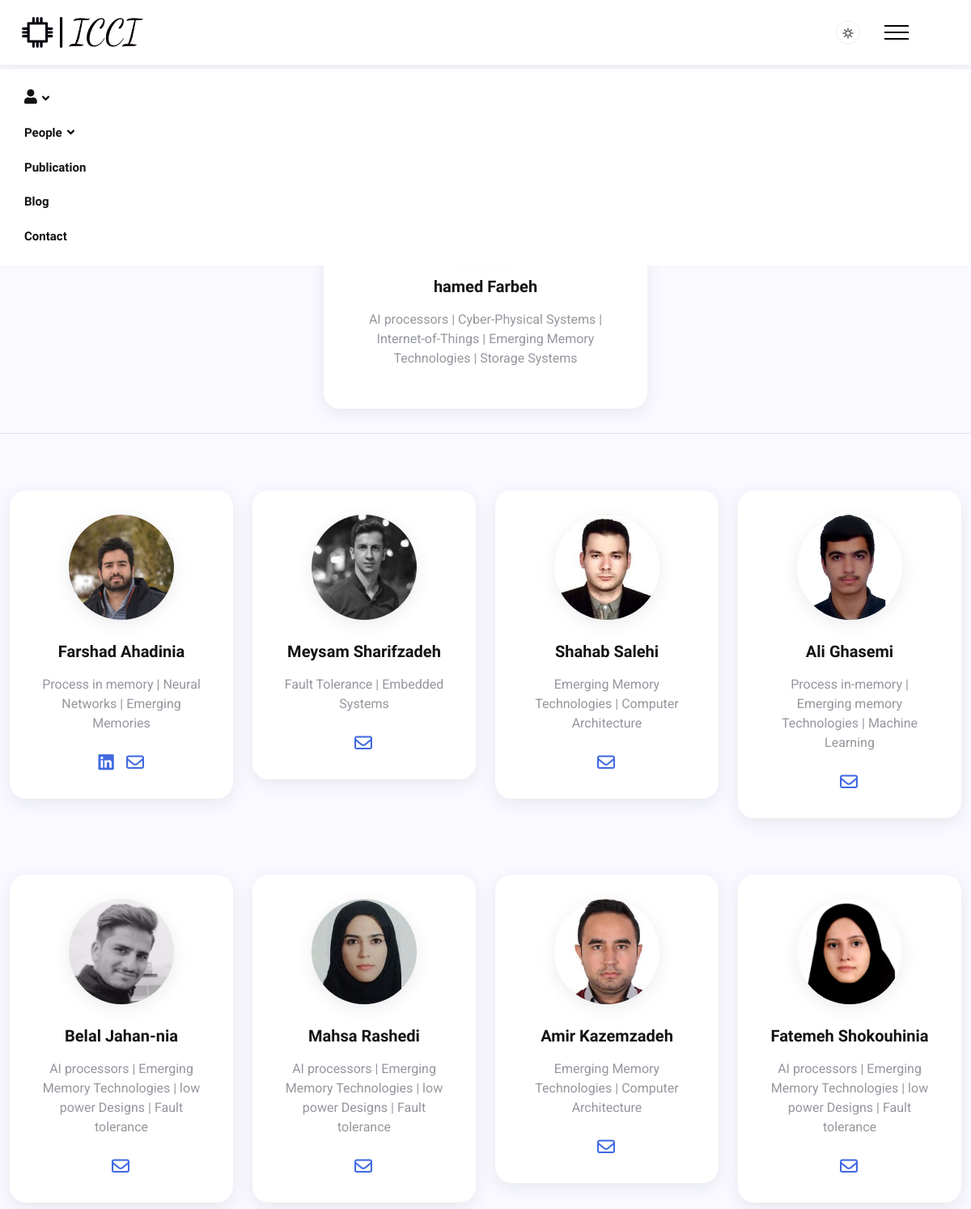
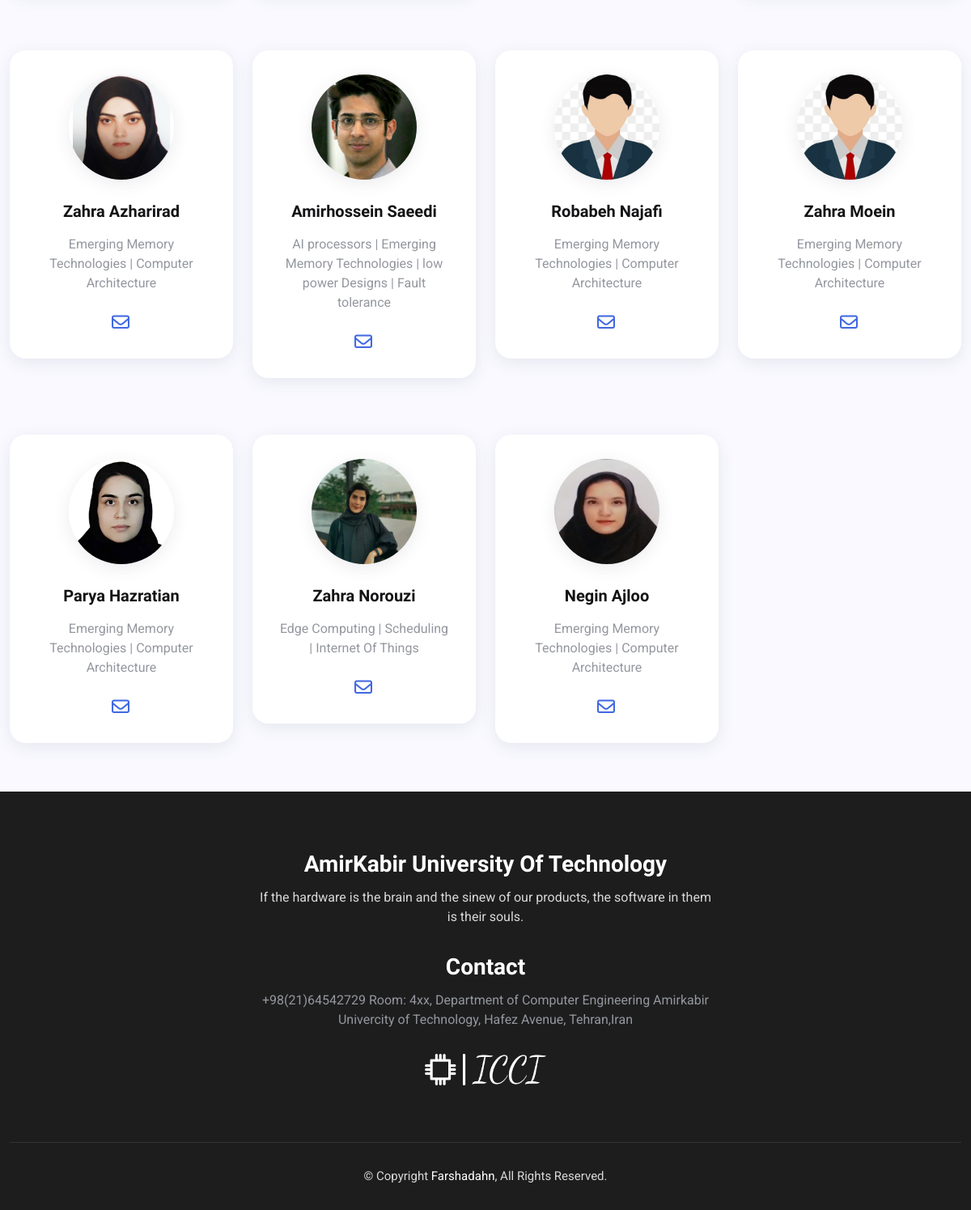
The page /accounts/alumni on the database its author committed (2 pictures, top to bottom).
### accounts/models.py (models this page shows, shortened)
class CustomUser(AbstractUser):
    STATUS = (
        ('current', 'current'),
        ('Alumni', 'Alumni')
    )
    STUDENT_LEVEL = (
        ('Bachelors', 'Bs'),
        ('Master', 'Ms'),
        ('PHD', 'PHD'),
    )
    USER_ROLE = (
        ('student', 'student'),
        ('head', 'head'),
        ('admin', 'admin')
    )
    status = models.CharField(max_length=8, choices=STATUS, blank=True, null=True)
    position = models.CharField(max_length=512, blank=True, null=True)
    student_level = models.CharField(max_length=11, choices=STUDENT_LEVEL, blank=True, null=True)
    professor_verification = models.BooleanField(default=False)
    user_image = models.ImageField(blank=True, upload_to='users', default='img/user/avatar.jpg')
    linkedin_url = models.CharField(max_length=512, blank=True, null=True)
    telegram_url = models.CharField(max_length=512, blank=True, null=True)
    user_role = models.CharField(max_length=10, choices=USER_ROLE, default=USER_ROLE[0])
    bio = models.CharField(max_length=256, blank=True, null=True)

### accounts/views.py (the view)
# urls.py: path('alumni', views.AlumniView.as_view(), name='alumni'),
class AlumniView(generic.TemplateView):
    template_name = 'members/Alumni.html'

### accounts/templatetags/account_tags.py (called while the page is built)
@register.inclusion_tag('members/head_info.html')
def get_head_info():
    head_info = CustomUser.objects.filter(user_role='head').first()
    return {'head_info': head_info}

@register.inclusion_tag('members/alumni_info.html')
def get_alumni_info():
    alumni_info = CustomUser.objects.filter(status='Alumni', student_level='Master')
    return {'alumni_info': alumni_info}

### templates/members/Alumni.html (shortened to what this page needs)
{% extends '_base.html' %}
{% load static %}
{% load account_tags %}
{% block content %}
    <main class="main">
        <section class="mt-70  mb-30">
            <div class="container-fluid">
                <div class="row">
                    <div class="widget my_widget">
                        {% get_head_info %}
                    </div>
                    <hr class="mt-30 mb-30">
                    {% get_alumni_info %}
                </div>
            </div>
        </section>
    </main>
{% endblock %}

### templates/members/head_info.html (shortened to what this page needs)
{% load static %}
<div class="widget-author">
    <div class="author-img">
        <a href="author.html" class="image">
        </a>
    </div>
    <div class="author-content">
        <h6 class="name"> {{ head_info.first_name }} {{ head_info.last_name }}</h6>
        <p class="bio">
            {{ head_info.bio }}
        </p>
    </div>
</div>

### templates/members/alumni_info.html (shortened to what this page needs)
{% load static %}
{% for alumni_member in alumni_info %}
    <div class="col-xl-3 col-lg-3 col-md-4 col-sm-6  mt-40">
        <div class="widget">
            <div class="widget-author">
                <div class="author-img">
                    <a href="author.html" class="image">
                        <img src="{{ alumni_member.user_image.url }}" alt="">
                    </a>
                </div>
                <div class="author-content">
                    <h6 class="name">{{ alumni_member.first_name }} {{ alumni_member.last_name }}</h6>
                    <p class="bio">
                        {{ alumni_member.bio }}
                    </p>
                    <div class="social-media">
                        <ul class="list-inline">
                            {% if alumni_member.linkedin_url is not None %}
                                <li>
                                    <a href="{{ alumni_member.linkedin_url }}" class="color-linkedin">
                                        <i class="fab la-linkedin color-linkedin"></i>
                                    </a>
                                </li>
                            {% endif %}
                            {% if alumni_member.email is not None %}
                                <li>
                                    <a href="{{ alumni_member.email }}" class="color-telegram">
                                        <i class="fa-regular fa-envelope color-telegram"></i>
                                    </a>
                                </li>
                            {% endif %}
                        </ul>
                    </div>
                </div>
            </div>
        </div>
    </div>
{% endfor %}

### assets/css/style.css (style rules this page uses)
* { margin: 0; padding: 0; font-family: inherit; outline: none !important; list-style: none !important; }
*:after, *:before { -webkit-box-sizing: border-box; box-sizing: border-box; padding: 0; margin: 0; }
html { scroll-behavior: smooth; }
body { font-family: "Roboto", sans-serif; font-size: 16px; background-color: #F9F9FF; color: #94979e; font-weight: 400; position: relative; }
h1, h2, h3, h4, h5, h6 { font-family: "Inter Tight", sans-serif; font-weight: 900; line-height: 1.4; color: #131315; margin: 0; }
h6 { font-size: 18px; }
.color-linkedin, .color-telegram { color: #4169E1 !important; font-size: 22px !important; }
p:first-letter, h5:first-letter { text-transform: capitalize; }
a { text-decoration: none; color: inherit; }
img { max-width: 100%; height: auto; }
ul { margin-bottom: 0; padding-left: 0; }
.list-inline li { display: inline-block; }
.container-fluid { max-width: 1350px; }
.main { margin-top: 84px; border-top: 1px solid #F9F9FF; }
.social-media a { width: 30px; height: 30px; border-radius: 50%; display: block; text-align: center; margin-right: 2px; -webkit-transition: all 0.5s ease-in-out; transition: all 0.5s ease-in-out; }
.social-media a i { font-size: 13px; line-height: 30px; color: #ffffff; }
.mb-30 { margin-bottom: 30px; }
.mt-70 { margin-top: 70px; }
.mt-40 { margin-top: 40px; }
.mt-30 { margin-top: 30px; }
.widget { background-color: #ffffff; padding: 30px; border-radius: 20px; margin-bottom: 30px; -webkit-box-shadow: 0px 5px 20px 0px rgba(69, 67, 96, 0.1); box-shadow: 0px 5px 20px 0px rgba(69, 67, 96, 0.1); }
.my_widget { width: 400px; justify-content: center; margin: auto; }
.widget-author { text-align: center; }
.widget-author .author-img { margin-bottom: 25px; position: relative; }
.widget-author .author-img img { width: 130px; height: 130px; border-radius: 50%; -o-object-fit: cover; object-fit: cover; -webkit-box-shadow: 0px 5px 20px 0px rgba(69, 67, 96, 0.1); box-shadow: 0px 5px 20px 0px rgba(69, 67, 96, 0.1); }
.widget-author .author-content .name { font-size: 20px; text-align: center; margin-bottom: 15px; font-weight: 900; }
.widget-author .author-content .bio { text-align: center; margin-bottom: 20px; }

### assets/css/custom.css (style rules this page uses)
.my_widget { width: 400px; justify-content: center; margin: auto; }

### rows shown on the page
CustomUser: first_name "hamed", last_name "Farbeh", bio "AI processors | Cyber-Physical Systems | Internet-of-Things | Emerging Memory Technologies | Storage Systems"
CustomUser: user_image (picture), first_name "Farshad", last_name "Ahadinia", bio "Process in memory | Neural Networks | Emerging Memories"
CustomUser: user_image (picture), first_name "Meysam", last_name "Sharifzadeh", bio "Fault Tolerance | Embedded Systems"
CustomUser: user_image (picture), first_name "Shahab", last_name "Salehi", bio "Emerging Memory Technologies | Computer Architecture"
CustomUser: user_image (picture), first_name "Ali", last_name "Ghasemi", bio "Process in-memory | Emerging memory Technologies | Machine Learning"
CustomUser: user_image (picture), first_name "Belal", last_name "Jahan-nia", bio "AI processors | Emerging Memory Technologies | low power Designs | Fault tolerance"
CustomUser: user_image (picture), first_name "Mahsa", last_name "Rashedi", bio "AI processors | Emerging Memory Technologies | low power Designs | Fault tolerance"
CustomUser: user_image (picture), first_name "Amir", last_name "Kazemzadeh", bio "Emerging Memory Technologies | Computer Architecture"
CustomUser: user_image (picture), first_name "Fatemeh", last_name "Shokouhinia", bio "AI processors | Emerging Memory Technologies | low power Designs | Fault tolerance"
CustomUser: user_image (picture), first_name "Zahra", last_name "Azharirad", bio "Emerging Memory Technologies | Computer Architecture"
CustomUser: user_image (picture), first_name "Amirhossein", last_name "Saeedi", bio "AI processors | Emerging Memory Technologies | low power Designs | Fault tolerance"
CustomUser: user_image (picture), first_name "Robabeh", last_name "Najafi", bio "Emerging Memory Technologies | Computer Architecture"
CustomUser: user_image (picture), first_name "Zahra", last_name "Moein", bio "Emerging Memory Technologies | Computer Architecture"
CustomUser: user_image (picture), first_name "Parya", last_name "Hazratian", bio "Emerging Memory Technologies | Computer Architecture"
CustomUser: user_image (picture), first_name "Zahra", last_name "Norouzi", bio "Edge Computing | Scheduling | Internet Of Things"
CustomUser: user_image (picture), first_name "Negin", last_name "Ajloo", bio "Emerging Memory Technologies | Computer Architecture"
